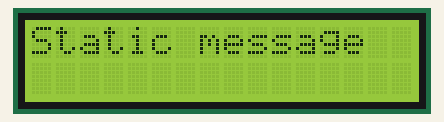
A sketch run on a simulated ESP32. Shown: 16×2 character LCD.

Above: at 0.1 s.
At 5.0 s:
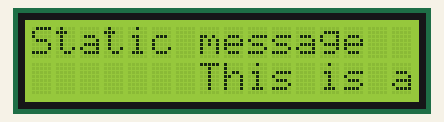
At 9.7 s:
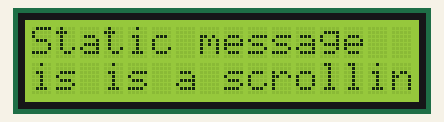
At 19.5 s:
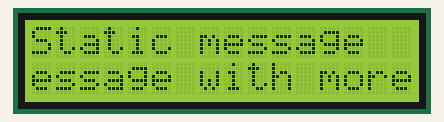
At 29.3 s:
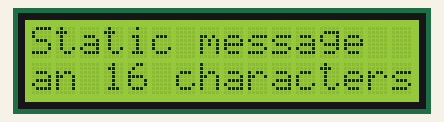
At 39.2 s:
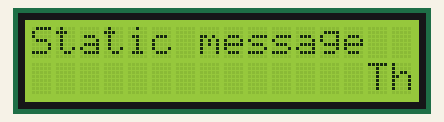

The sketch:

Project5_Test_Scrolling.ino
```cpp
/*********
  Rui Santos
  Complete project details at https://randomnerdtutorials.com
*********/

#include <LiquidCrystal_I2C.h>
#include <Wire.h>

#define SDA 13
#define SCL 14

// set the LCD number of columns and rows
int lcdColumns = 16;
int lcdRows = 2;

// set LCD address, number of columns and rows
// if you don't know your display address, run an I2C scanner sketch
LiquidCrystal_I2C lcd(0x27, lcdColumns, lcdRows);

String messageStatic = "Static message";
String messageToScroll = "This is a scrolling message with more than 16 characters";

// Function to scroll text
// The function acepts the following arguments:
// row: row number where the text will be displayed
// message: message to scroll
// delayTime: delay between each character shifting
// lcdColumns: number of columns of your LCD
void scrollText(int row, String message, int delayTime, int lcdColumns) {
  for (int i=0; i < lcdColumns; i++) {
    message = " " + message;
  }
  message = message + " ";
  for (int pos = 0; pos < message.length(); pos++) {
    lcd.setCursor(0, row);
    lcd.print(message.substring(pos, pos + lcdColumns));
    delay(delayTime);
  }
}

void setup(){
  Wire.begin(SDA, SCL);
  if(!i2CAddrTest(0x27)) {
    lcd = LiquidCrystal_I2C(0x3F, 16, 2);
  }

  // initialize LCD
  lcd.init();
  // turn on LCD backlight
  lcd.backlight();
  lcd.clear();
}

void loop(){
  // set cursor to first column, first row
  lcd.setCursor(0, 0);
  // print static message
  lcd.print(messageStatic);
  delay(250);
  // print scrolling message
  scrollText(1, messageToScroll, 500, lcdColumns);
}

bool i2CAddrTest(uint8_t addr) {
  Wire.begin();
  Wire.beginTransmission(addr);
  if (Wire.endTransmission() == 0) {
    return true;
  }
  return false;
}
```

Measured:
- what the display in image 1 shows lasts 0.5 s, from 5.0 s to 5.5 s
